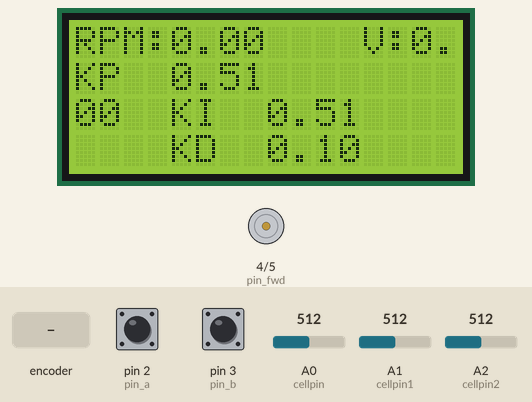
A sketch run on a simulated Arduino Uno, built with avr-gcc and run on an emulated ATmega328P. Shown: 16×4 character LCD, motor-driver pin pairs drawn as motors (green arrow = first pin HIGH = forward, orange = second pin HIGH = backward, longer = more drive, scaled by the enable pin). The test bench sets the inputs (shaded band); at power-on: A0 (cellpin) = 512, A1 (cellpin1) = 512, A2 (cellpin2) = 512, pin 2 (pin_a) HIGH, pin 3 (pin_b) HIGH. What the sketch prints to the serial monitor is not drawn.

Above: at 1.3 s.
1.4 s: rotary encoder on pin 2 (pin_a) / pin 3 (pin_b) turned 3 steps (first pin leading)
At 1.91 s:
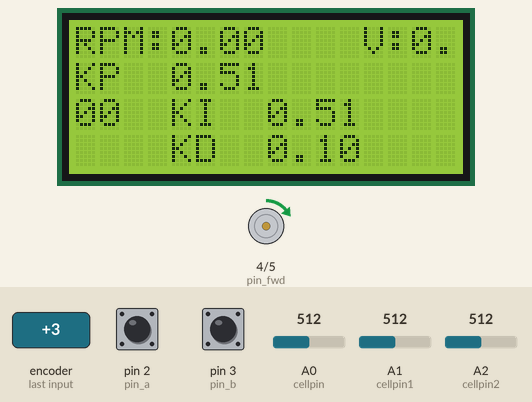
3.5 s: A0 (cellpin) set to 716
At 4.1 s:
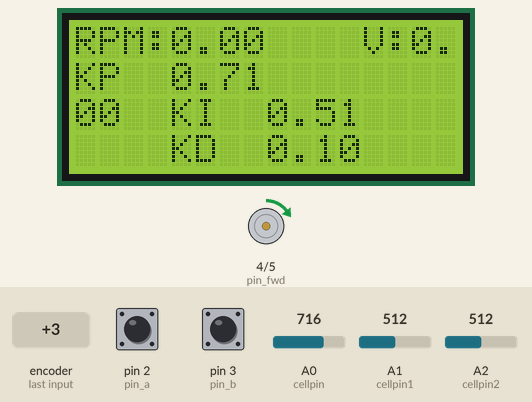
5.0 s: A1 (cellpin1) set to 716
At 6.3 s:
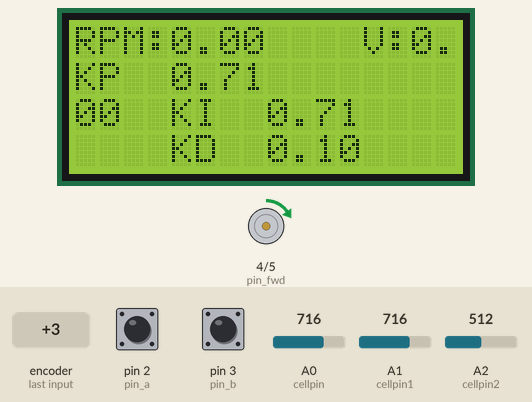
6.6 s: A2 (cellpin2) set to 716
At 7.1 s:
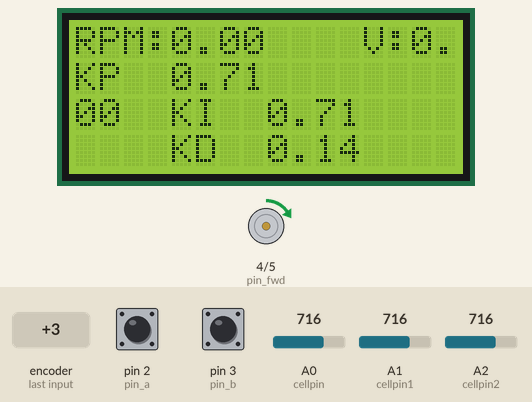
8.2 s: rotary encoder on pin 2 (pin_a) / pin 3 (pin_b) turned 3 steps (first pin leading)
At 8.94 s:
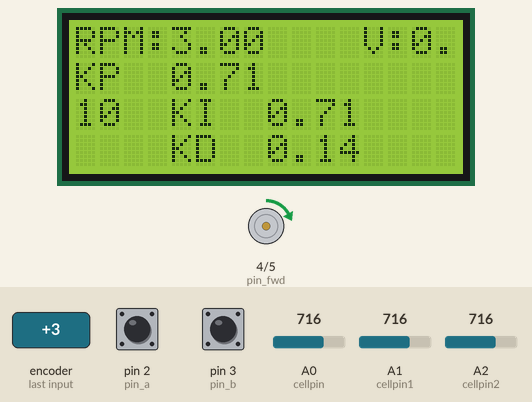
10.3 s: A0 (cellpin) set to 900
At 11.2 s:
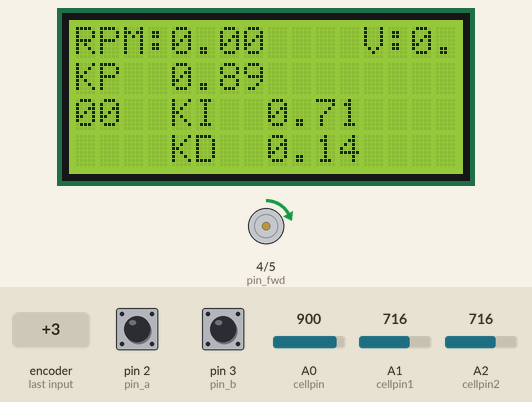
Timing chart, 0 to 12.9 s (numbered marks = the images above; inputs shaded):
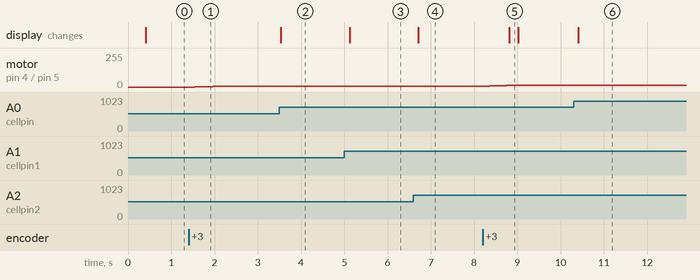

Measured:
- after the input at 1.4 s, motor on pin 4 (pin_fwd) / pin 5 (pin_bwd): stopped → forward 1/255 after 0.14 s, → forward 3/255 0.22 s later, → forward 2/255 0.08 s later, → forward 4/255 0.14 s later
- after the input at 3.5 s, the display: changes at once (image 2)
- after the input at 5.0 s, motor on pin 4 (pin_fwd) / pin 5 (pin_bwd): forward 4/255 → forward 6/255 after 0.16 s; the display: changes after 0.12 s (image 3)
- after the input at 6.6 s, the display: changes after 0.11 s (image 4)
- after the input at 8.2 s, the display: changes after 0.62 s (image 5)
- after the input at 10.3 s, the display: changes after 0.11 s (image 6)

The sketch:

arduino_pid_speed.ino
```cpp
#include <LiquidCrystal_I2C.h> 
#include <Wire.h>
LiquidCrystal_I2C lcd(0x27, 20, 4);
#define cellpin A0 //P
#define cellpin1 A1 //I
#define cellpin2 A2 //D
float counts =0 ;
const float mvc =0.004912;
double input=0;
float KIP;
int offset =0;
/*
This project implemented by the students listed below:
1.	Ayat Ahmed Khalaf
2.	Intisar Jomaa
3.	Hassan Farhan
Under supervision of
Dr. Raaed Sadoon
in The University of Technology, Control and systems engineering department, Mechatronics Branch – Spring 2022
 */
String mySt = "";
char myChar;
boolean stringComplete = false;  // whether the string is complete
boolean motor_start = false;
const byte pin_a = 2;   //for encoder pulse A
const byte pin_b = 3;   //for encoder pulse B
const byte pin_fwd = 4; //for H-bridge: run motor forward
const byte pin_bwd = 5; //for H-bridge: run motor backward
const byte pin_pwm = 6; //for H-bridge: motor speed
int encoder = 0;
int m_direction = 0;
int sv_speed = 100;     //this value is 0~255
double pv_speed = 0;
double e_speed = 0; //error of speed = pv_speed
double e_speed_pre = 0;  //last error of speed
double e_speed_sum = 0;  //sum error of speed
double pwm_pulse = 0;     //this value is 0~255
double kp = 0;
double ki = 0;
double kd = 0;
int timer1_counter; //for timer
int i=0;


void setup() {
  lcd.init(); //display initialization
  lcd.backlight();
  lcd.begin(16, 4);
  lcd.print("RPM:");
  //lcd.print(pv_speed);


  //lcd.setCursor(10,0);
pinMode(pin_a,INPUT_PULLUP);
  pinMode(pin_b,INPUT_PULLUP);
  pinMode(pin_fwd,OUTPUT);
  pinMode(pin_bwd,OUTPUT);
  pinMode(pin_pwm,OUTPUT);
  //pinMode(A3, OUTPUT);
  attachInterrupt(digitalPinToInterrupt(pin_a), detect_a, RISING);
  // start serial port at 9600 bps:
  Serial.begin(9600);
  //--------------------------timer setup
  noInterrupts();           // disable all interrupts
  TCCR1A = 0;
  TCCR1B = 0;
  timer1_counter = 59286;   // preload timer 65536-16MHz/256/2Hz (34286 for 0.5sec) (59286 for 0.1sec)


  TCNT1 = timer1_counter;   // preload timer
  TCCR1B |= (1 << CS12);    // 256 prescaler
  TIMSK1 |= (1 << TOIE1);   // enable timer overflow interrupt
  interrupts();             // enable all interrupts
  //--------------------------timer setup

  while (!Serial) {
    ; // wait for serial port to connect. Needed for native USB port only
  }

  analogWrite(pin_pwm,0);   //stop motor
  digitalWrite(pin_fwd,0);  //stop motor
  digitalWrite(pin_bwd,0);  //stop motor
}

void loop() {

 lcd.setCursor(4,0);
 delay(200);
lcd.print(pv_speed);

  if (stringComplete) {
    // clear the string when COM receiving is completed
    mySt = "";  //note: in code below, mySt will not become blank, mySt is blank until '\n' is received
    stringComplete = false;
  }
    digitalWrite(pin_fwd,1);      //run motor run forward
    digitalWrite(pin_bwd,0);
    motor_start = true;
  float voltage = (pv_speed/30); //find the voltage from the motor specification sheet
  KIP = analogRead(A0)*mvc;
  kp=KIP/4.95;
  ki = (analogRead(A1)*mvc)/4.95;
  kd = (analogRead(A2)*mvc)/24.8;
  //kd=input/24.8;

  Serial.print("kp=");
Serial.println(String(kp));
  Serial.print("kd=");
Serial.println(String(ki));
Serial.println(String(kd));
  Serial.print("Voltage: ");
  Serial.print(voltage);//print the voltge
  Serial.println("V");
  Serial.print("V=");
  lcd.setCursor(12,0);
  lcd.print("V:");
  lcd.setCursor(14,0);
  lcd.print(voltage);//LCD OUT voltge
  lcd.setCursor(0,1);
  lcd.print("KP");
    lcd.setCursor(4,1);
 lcd.print(kp);
  lcd.setCursor(0,2);
 lcd.print("KI");
    lcd.setCursor(4,2);
 lcd.print(ki);
  lcd.setCursor(0,3);
  lcd.print("KD");
  lcd.setCursor(4,3);
  lcd.print(kd);
}

void detect_a() {
  encoder+=1; //increasing encoder at new pulse
  m_direction = digitalRead(pin_b); //read direction of motor
}
ISR(TIMER1_OVF_vect)        // interrupt service routine - tick every 0.1sec
{
  TCNT1 = timer1_counter;   // set timer
  pv_speed = (600.0*(encoder/200.0)/0.1)/10;  //calculate motor speed, unit is rpm
  encoder=0;
  //print out speed
  if (Serial.available() <= 0) {
    //Serial.print("speed");
    Serial.println(pv_speed);         //Print speed (rpm) value


     }


  //PID program

    e_speed = pv_speed;
      Serial.print("e_speed=");
Serial.println(String(e_speed));

    pwm_pulse = e_speed*kp + e_speed_sum*ki + (e_speed - e_speed_pre)*kd;
          Serial.print("pwm_pulse=");
Serial.println(String(pwm_pulse));
    e_speed_pre = e_speed;  //save last (previous) error
    e_speed_sum += e_speed; //sum of error
           Serial.print("e_speed_pre=");
Serial.println(String(e_speed_pre));
Serial.print("e_speed_sum=");
Serial.println(String(e_speed_sum));
    if (e_speed_sum >2500) e_speed_sum = 2500;
    if (e_speed_sum <-2500) e_speed_sum = -2500;


  //update new speed
  if (pwm_pulse <255 & pwm_pulse >0){
    analogWrite(pin_pwm,pwm_pulse);  //set motor speed
  }
  else{
    if (pwm_pulse>255){
      analogWrite(pin_pwm,255);
    }
    else{
      analogWrite(pin_pwm,0);
    }
  }

}

void serialEvent() {
  while (Serial.available()) {
    // get the new byte:
    char inChar = (char)Serial.read();
    // add it to the inputString:
    if (inChar != '\n') {
      mySt += inChar;
    }
    // if the incoming character is a newline, set a flag
    // so the main loop can do something about it:
    if (inChar == '\n') {
      stringComplete = true;

    }
  }
}
```
